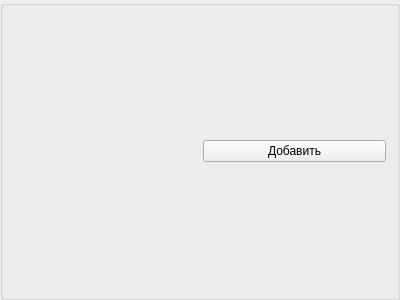
<?xml version="1.0" encoding="UTF-8"?>
<ui version="4.0">
 <class>GlobalSearchFriendBox</class>
 <widget class="QGroupBox" name="GlobalSearchFriendBox">
  <property name="geometry">
   <rect>
    <x>0</x>
    <y>0</y>
    <width>400</width>
    <height>300</height>
   </rect>
  </property>
  <property name="windowTitle">
   <string>GroupBox</string>
  </property>
  <layout class="QHBoxLayout" name="horizontalLayout">
   <item>
    <widget class="QLabel" name="userLoginLabel">
     <property name="text">
      <string/>
     </property>
    </widget>
   </item>
   <item>
    <widget class="QPushButton" name="addUserPushButton">
     <property name="text">
      <string>Добавить</string>
     </property>
    </widget>
   </item>
  </layout>
 </widget>
 <resources/>
 <connections/>
</ui>
